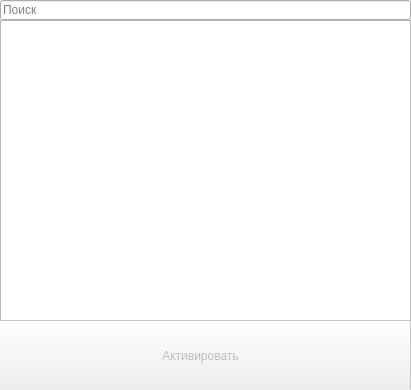
<?xml version="1.0" encoding="UTF-8"?>
<ui version="4.0">
 <class>Dialog</class>
 <widget class="QDialog" name="Dialog">
  <property name="geometry">
   <rect>
    <x>0</x>
    <y>0</y>
    <width>411</width>
    <height>390</height>
   </rect>
  </property>
  <property name="sizePolicy">
   <sizepolicy hsizetype="Fixed" vsizetype="Fixed">
    <horstretch>0</horstretch>
    <verstretch>0</verstretch>
   </sizepolicy>
  </property>
  <property name="windowTitle">
   <string>POKMS</string>
  </property>
  <widget class="QLineEdit" name="searchBox">
   <property name="geometry">
    <rect>
     <x>0</x>
     <y>0</y>
     <width>411</width>
     <height>20</height>
    </rect>
   </property>
   <property name="toolTip">
    <string/>
   </property>
   <property name="text">
    <string/>
   </property>
   <property name="placeholderText">
    <string>Поиск</string>
   </property>
  </widget>
  <widget class="QListWidget" name="productsList">
   <property name="geometry">
    <rect>
     <x>0</x>
     <y>20</y>
     <width>411</width>
     <height>301</height>
    </rect>
   </property>
  </widget>
  <widget class="QPushButton" name="activateButton">
   <property name="enabled">
    <bool>false</bool>
   </property>
   <property name="geometry">
    <rect>
     <x>-10</x>
     <y>320</y>
     <width>421</width>
     <height>71</height>
    </rect>
   </property>
   <property name="text">
    <string>Активировать</string>
   </property>
  </widget>
 </widget>
 <resources/>
 <connections/>
</ui>
